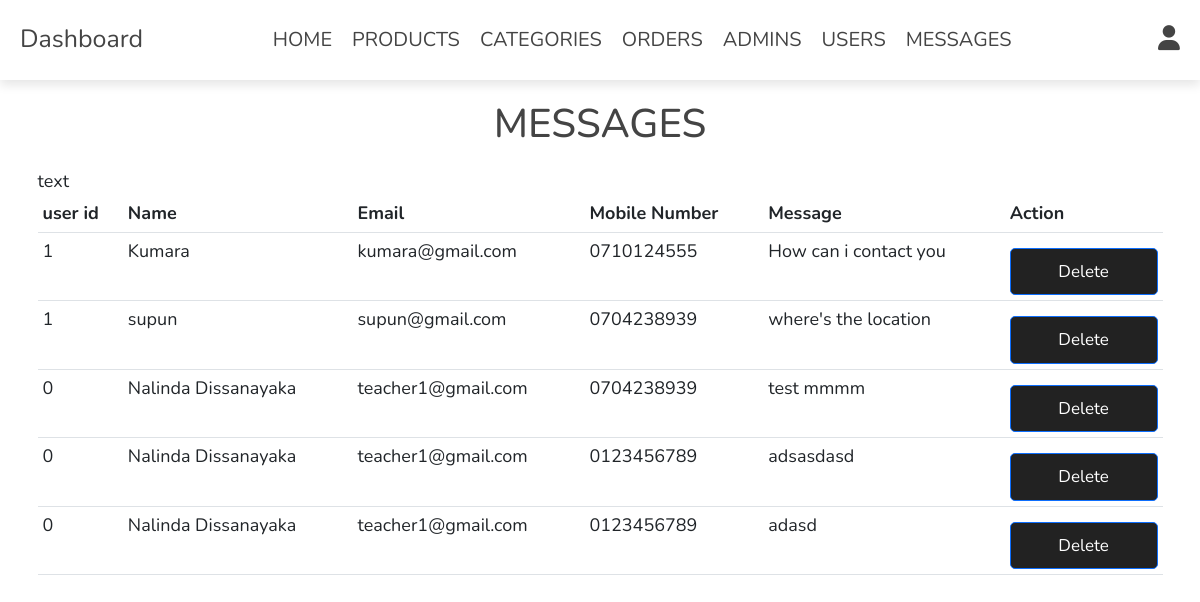
The page /admin/messages.php (signed in) on the database its author committed.
### tables this page shows
CREATE TABLE `messages` (
  `id` int(100) NOT NULL,
  `user_id` int(100) NOT NULL,
  `name` varchar(100) NOT NULL,
  `email` varchar(100) NOT NULL,
  `number` varchar(12) NOT NULL,
  `message` varchar(500) NOT NULL
);

### admin/messages.php (the view, shortened to what this page needs)
<?php
include '../components/connect.php';
?>
<!DOCTYPE html>
<html lang="en">
<head>
   <link rel="stylesheet" href="https://cdnjs.cloudflare.com/ajax/libs/font-awesome/6.1.1/css/all.min.css">
    <link href="https://cdn.jsdelivr.net/npm/bootstrap@5.2.2/dist/css/bootstrap.min.css" rel="stylesheet">
   <link rel="stylesheet" href="../css/admin_style.css">
</head>
<body>
<?php include '../components/admin_header.php'; ?>
<section >
<h1 class="heading">MESSAGES</h1>
<div class="container">text
   <table class="table" style="width: 100%;">
      <tr>
         <th>user id</th>
         <th>Name</th>
         <th>Email</th>
         <th>Mobile Number</th>
         <th>Message</th>
         <th>Action</th>
      </tr>
   <?php
      $select_messages = $conn->prepare("SELECT * FROM `messages`");
      $select_messages->execute();
      if($select_messages->rowCount() > 0){
         while($fetch_message = $select_messages->fetch(PDO::FETCH_ASSOC)){
   ?>
   <tr>
         <td><?= $fetch_message['user_id']; ?></td>
         <td><?= $fetch_message['name']; ?></td>
         <td><?= $fetch_message['email']; ?></td>
         <td><?= $fetch_message['number']; ?></td>
         <td><?= $fetch_message['message']; ?></td>
         <td>
   <a href="messages.php??delete=<?= $fetch_message['id']; ?>" onclick="return confirm('delete this message?');" class="btn btn-sm btn-primary">delete</a></td>
   </tr>
   <?php
         }
      }else{
         echo '<p class="empty">you have no messages</p>';
      }
   ?>
   </table>
</div>
</section>
</body>
</html>

### css/admin_style.css (style rules this page uses)
:root { --main-color:#222; --orange:#222; --red:#e74c3c; --black:#444; --white:#fff; --light-color:#777; --light-bg:#fff; --border:.0rem solid var(--black); --box-shadow:0 .5rem 1rem rgba(0,0,0,.1); }
.container { font-size: 18px; }
* { font-family: 'Nunito', sans-serif; margin:0; padding:0; box-sizing: border-box; outline: none; border:none; text-decoration: none; font-size: 18px; }
html { font-size: 62.5%; overflow-x: hidden; }
body { background-color: var(--light-bg); }
section { padding:2rem; margin:0 auto; }
a { text-decoration: none; }
.heading { font-size: 4rem; color:var(--black); margin-bottom: 2rem; text-align: center; text-transform: uppercase; }
.btn, .delete-btn, .option-btn { display: block; width: 100%; margin-top: 1rem; border-radius: .5rem; padding:1rem 3rem; font-size: 1.7rem; text-transform: capitalize; color:var(--white); cursor: pointer; text-align: center; }
.btn { background-color: var(--main-color); }

### rows shown on the page
messages: user "1", name "Kumara", email "kumara@gmail.com", number "0710124555", message "How can i contact you"
messages: user "1", name "supun", email "supun@gmail.com", number "0704238939", message "where's the location"
messages: user "0", name "Nalinda Dissanayaka", email "teacher1@gmail.com", number "0704238939", message "test mmmm"
messages: user "0", name "Nalinda Dissanayaka", email "teacher1@gmail.com", number "0123456789", message "adsasdasd"
messages: user "0", name "Nalinda Dissanayaka", email "teacher1@gmail.com", number "0123456789", message "adasd"
